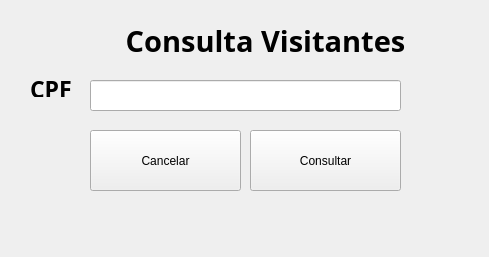
<?xml version="1.0" encoding="UTF-8"?>
<ui version="4.0">
 <class>Form_consulta_cli</class>
 <widget class="QWidget" name="Form_consulta_cli">
  <property name="geometry">
   <rect>
    <x>0</x>
    <y>0</y>
    <width>489</width>
    <height>257</height>
   </rect>
  </property>
  <property name="mouseTracking">
   <bool>false</bool>
  </property>
  <property name="tabletTracking">
   <bool>false</bool>
  </property>
  <property name="windowTitle">
   <string>Form</string>
  </property>
  <widget class="QLabel" name="label">
   <property name="geometry">
    <rect>
     <x>110</x>
     <y>10</y>
     <width>311</width>
     <height>61</height>
    </rect>
   </property>
   <property name="font">
    <font>
     <family>Ubuntu Condensed</family>
     <pointsize>22</pointsize>
     <weight>75</weight>
     <bold>true</bold>
    </font>
   </property>
   <property name="text">
    <string>Consulta Visitantes</string>
   </property>
   <property name="alignment">
    <set>Qt::AlignCenter</set>
   </property>
  </widget>
  <widget class="QLabel" name="label_3">
   <property name="geometry">
    <rect>
     <x>30</x>
     <y>80</y>
     <width>41</width>
     <height>17</height>
    </rect>
   </property>
   <property name="font">
    <font>
     <family>Ubuntu Mono</family>
     <pointsize>17</pointsize>
     <weight>75</weight>
     <bold>true</bold>
    </font>
   </property>
   <property name="text">
    <string>CPF</string>
   </property>
  </widget>
  <widget class="QPushButton" name="consultar_visitante">
   <property name="geometry">
    <rect>
     <x>250</x>
     <y>130</y>
     <width>151</width>
     <height>61</height>
    </rect>
   </property>
   <property name="text">
    <string>Consultar</string>
   </property>
  </widget>
  <widget class="QLineEdit" name="line_cpf">
   <property name="geometry">
    <rect>
     <x>90</x>
     <y>80</y>
     <width>311</width>
     <height>31</height>
    </rect>
   </property>
  </widget>
  <widget class="QPushButton" name="cancel">
   <property name="geometry">
    <rect>
     <x>90</x>
     <y>130</y>
     <width>151</width>
     <height>61</height>
    </rect>
   </property>
   <property name="text">
    <string>Cancelar</string>
   </property>
  </widget>
 </widget>
 <resources/>
 <connections/>
</ui>
